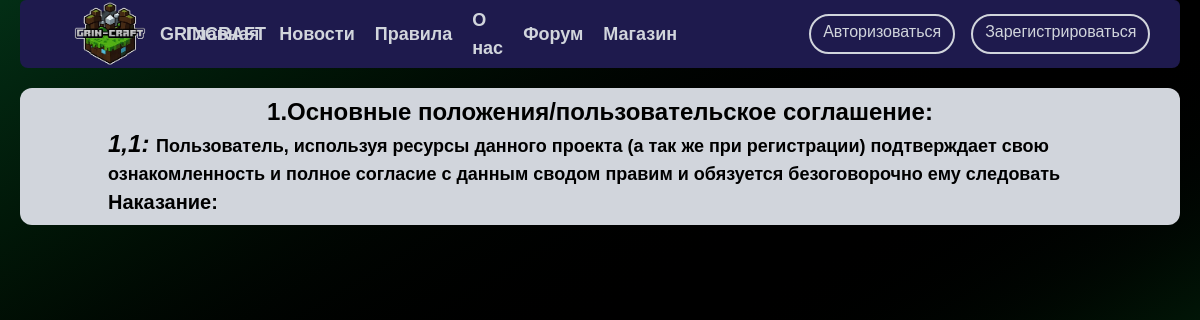
Screenshot of /rules/ with the database file from the repository.
### home/models.py (models this page shows, shortened)
class Rules(models.Model):
    rule_id = models.FloatField('Номер правила')
    crime = models.TextField('Нарушение', max_length=350)
    punishment = models.TextField('Наказание', max_length=200, blank=True)
    class Meta:
        verbose_name = 'Правило'
        verbose_name_plural = 'Правила'

### home/views.py (the view)
# urls.py: path('rules/', views.rules_view, name="rules"),
def rules_view(request):
    data = {
        'rules': get_rules_all(request),
        'basket_value': basket_value(request),
    }
    return render(request, 'home/rules.html', data)

### home/services.py (called while the page is built)
def get_rules_all(request):
    try:
        all_rules = Rules.objects.order_by('rule_id')
        logger.info(f'{datetime.datetime.now()} |INFO| Username: {get_username(request)} | User get all objects from home.Rules')
    except ValueError:
        logger.info(
            f'{datetime.datetime.now()} |INFO| '
            f'Username: {get_username(request)} |'
            f' |home.services|'
            f'ValueError in get all objects from home.Rules')
    except Exception:
        logger.info(
            f'{datetime.datetime.now()} |INFO| '
            f'Username: {get_username(request)} |'
            f' |home.services|'
            f'Exception in get all objects from home.Rules')
    return all_rules

### shop/services.py (called while the page is built)
def get_all_user_baskets(request):
    """Только не оплаченные корзины"""
    try:
        products = Baskets.objects.filter(user=get_user(request), is_purchased = False)
        logger.info(
            f'{datetime.datetime.now()} |INFO| '
            f'Username: {get_username(request)} |'
            f' |shop.services| '
            f'User get all objects from Baskets'
        )
        return products
    except Exception:
        logger.error(
            f'{datetime.datetime.now()} |ERROR| '
            f'Username: {get_username(request)} |'
            f' |shop.services| '
            f'User failed get all objects from Baskets')

def basket_value(request):
    baskets = get_all_user_baskets(request)
    return baskets.total_value

### work/global_services.py (called while the page is built)
def get_user(request):
    if request.user.is_authenticated:
        return request.user
    else:
        return None

def get_username(request):
    if request.user.is_authenticated:
        return request.user.username
    else:
        return 'Нет пользователя'

### home/templates/home/rules.html (shortened to what this page needs)
{% extends 'patterns/header.html' %}
{% load static %}
{% block addlist %}
  <link rel="stylesheet" href="{% static 'rules/rules.css' %}">
<div class="bg-gray-300 rounded-xl p-2 mx-5">
    <div class="text-black text-center font-bold text-2xl">1.Основные положения/пользовательское соглашение:</div>
    <div class="mx-20">
    {% for el in rules %}
        {% if el.rule_id < 2  %}
            <p><span class="text-2xl font-bold italic text-black">{{el.rule_id}}: </span>
                <span class="text-lg font-semibold text-black" >{{el.crime}}</span><br>
                <span class="text-xl font-bold text-black">Наказание: </span>
            </p>
        {% endif %}
    {% endfor %}
    </div>
</div>
{% endblock %}

### login/static/login/reg.css (style rules this page uses)
body { font-family: Arial, sans-serif; background-color: #f4f4f4; justify-content: center; align-items: center; height: 100vh; margin: 0; }

### rows the page displays
Rules: rule_id "1,1", crime "Пользователь, используя ресурсы данного проекта (а так же при регистрации) подтверждает свою ознакомленность и полное согласие с данным сводом правим и обязуется безоговорочно ему следовать"
